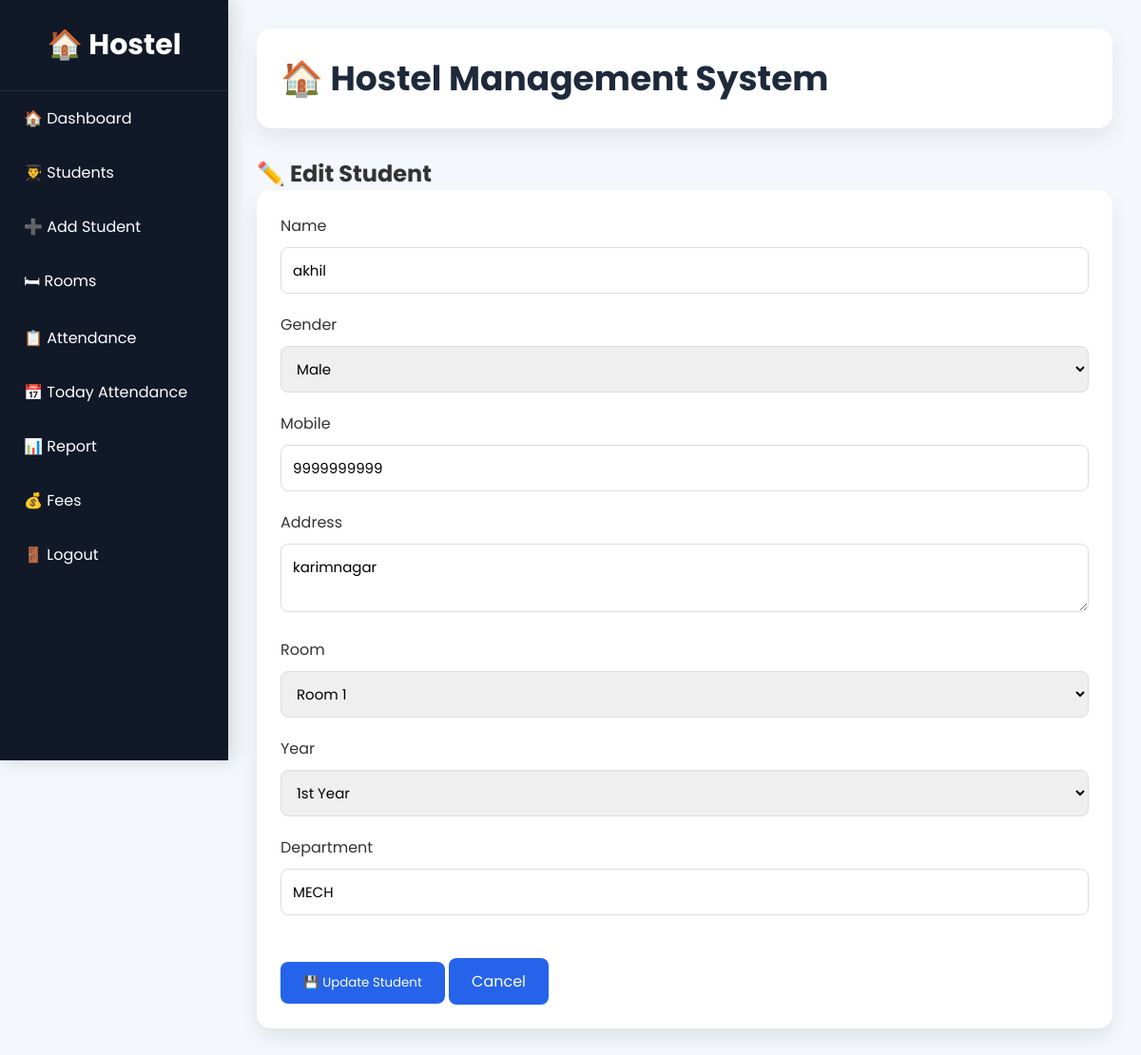
The page /edit_student/5 (signed in) on the database its author committed.
### tables this page shows
CREATE TABLE students (
        id INTEGER PRIMARY KEY AUTOINCREMENT,
        name TEXT,
        gender TEXT,
        mobile TEXT,
        address TEXT,
        room_no INTEGER,
        year TEXT,
        department TEXT
    );

### app.py (the view, shortened to what this page needs)
@app.route("/edit_student/<int:student_id>", methods=["GET", "POST"])
def edit_student(student_id):
    if not is_logged_in():
        return redirect(url_for("login"))
    conn = get_db()
    cursor = conn.cursor()
    cursor.execute(
        "SELECT * FROM students WHERE id=?",
        (student_id,)
    )
    student = cursor.fetchone()
    conn.close()
    return render_template(
        "edit_student.html",
        student=student
    )

### app.py (called while the page is built)
def is_logged_in():
    return "user" in session

### database.py (called while the page is built)
def get_db():
    conn = sqlite3.connect(DATABASE)
    conn.row_factory = sqlite3.Row
    return conn

### templates/edit_student.html (shortened to what this page needs)
{% extends "layout.html" %}
{% block content %}
<div class="container">
    <h2>✏️ Edit Student</h2>
    <form method="POST">
        <label>Name</label>
        <input type="text" name="name" value="{{ student.name }}" required>
        <label>Gender</label>
        <select name="gender" required>
            <option value="Male" {% if student.gender=="Male" %}selected{% endif %}>Male</option>
        </select>
        <label>Mobile</label>
        <input type="text" name="mobile" value="{{ student.mobile }}" required>
        <label>Address</label>
        <textarea name="address" required>{{ student.address }}</textarea>
        <label>Room</label>
        <select name="room_no" required>
            {% for i in range(1,7) %}
            <option value="{{ i }}" {% if student.room==i %}selected{% endif %}>
                Room {{ i }}
            </option>
            {% endfor %}
        </select>
        <label>Year</label>
        <select name="year" required>
            <option value="1st Year" {% if student.year=="1st Year" %}selected{% endif %}>1st Year</option>
        </select>
        <label>Department</label>
        <input type="text" name="department" value="{{ student.department }}" required>
        <br><br>
        <button type="submit" class="btn btn-success">
            💾 Update Student
        </button>
        <a href="{{ url_for('students') }}" class="btn btn-danger">
            Cancel
        </a>
    </form>
</div>
{% endblock %}

### static/style.css (style rules this page uses)
* { margin: 0; padding: 0; box-sizing: border-box; font-family: 'Poppins', sans-serif; }
body { background: #f4f7fb; color: #333; }
.btn, button { display: inline-block; background: #2563eb; color: white; text-decoration: none; border: none; padding: 12px 24px; border-radius: 8px; cursor: pointer; transition: .3s; }
form { background: white; padding: 25px; border-radius: 15px; box-shadow: 0 10px 20px rgba(0, 0, 0, .08); }
input, select, textarea { width: 100%; padding: 12px; margin-top: 10px; margin-bottom: 20px; border: 1px solid #ddd; border-radius: 8px; font-size: 15px; }

### rows shown on the page
students: name "akhil", gender "Male", mobile "9999999999", address "karimnagar", year "1st Year", department "MECH"
